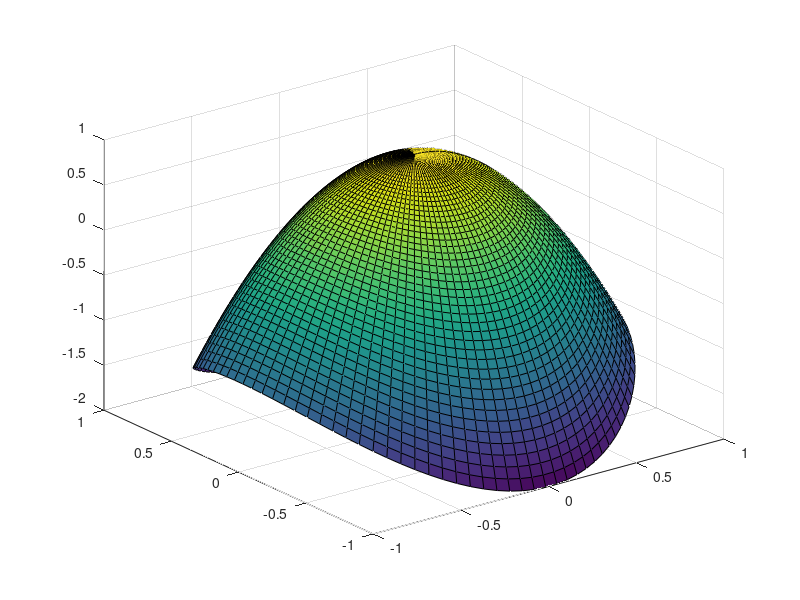

Recreate this plot in MATLAB. (Note: this script raises an error after producing the figure.)
% Chimene Mockute EEf-25/2
% 2026-09-29

%1 trimatis grafiku vaizdavimas
% a) 
theta = linspace(0, 2*pi, 100); 
r = linspace(0, 1, 50);
[THETA, R] = meshgrid(theta, r);


X = R .* cos(THETA);
Y = R .* sin(THETA);

Z = 1 - 2*X.^2 - 3*Y.^2;

figure;
surf(X, Y, Z);


colormap parula;       
shading interp;       
view(45, 30);          


title('f(x,y) = 1 - 2x^2 - 3y^2');
xlabel('X');
ylabel('Y');
zlabel('Z');

% b) 
x = linspace(-2, 2, 100); 
y = linspace(-2, 2, 100); 
[X, Y] = meshgrid(x, y);

Z = sin(abs(X + Y) ./ 20) .* exp(-abs(X + Y));


figure;
surf(X, Y, Z);


colormap jet;          
shading interp;       
view(60, 30);         


title('f(x,y) = sin(|x+y|/20)*e^{-|x+y|}');
xlabel('X');
ylabel('Y');
zlabel('Z ');
